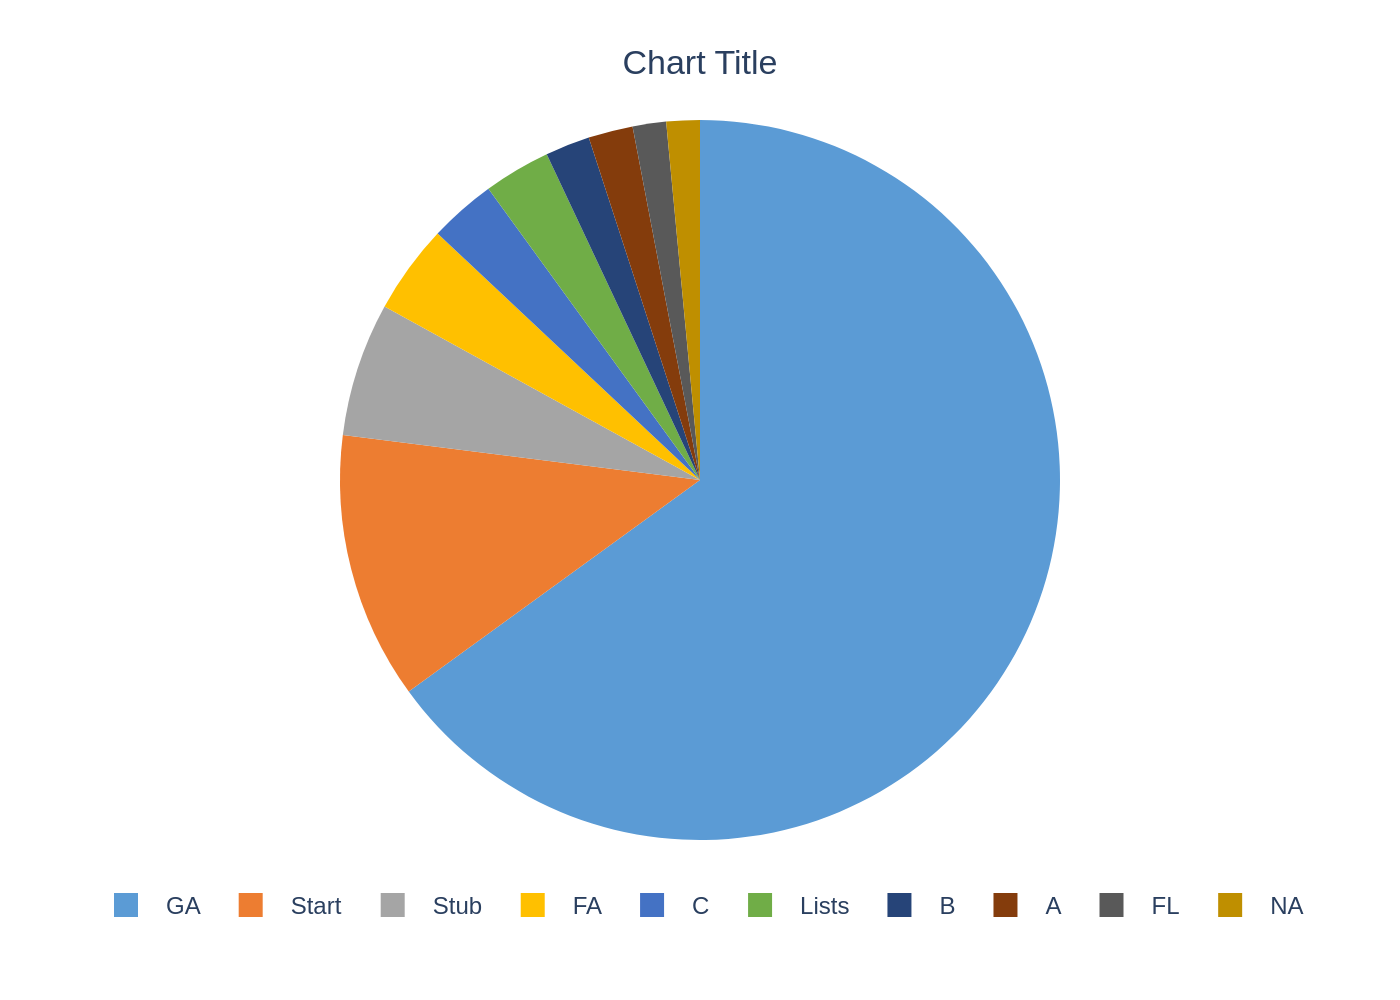

Source code (Python):
import sys
import json
import plotly.graph_objects as go
from pathlib import Path

if len(sys.argv) != 2:
    print("Usage: python <script_name>.py <json_file_path>")
    sys.exit(1)

json_path = sys.argv[1]
base_filename = Path(json_path).stem

try:
    with open(json_path, 'r', encoding='utf-8') as f:
        chart_info = json.load(f)
except FileNotFoundError:
    print(f"Error: JSON file not found at {json_path}")
    sys.exit(1)
except json.JSONDecodeError:
    print(f"Error: Could not decode JSON from {json_path}")
    sys.exit(1)

chart_data = chart_info.get('chart_data', [])
texts = chart_info.get('texts', {})
colors = chart_info.get('colors', [])

labels = [d['category'] for d in chart_data]
values = [d['value'] for d in chart_data]

fig = go.Figure()

fig.add_trace(go.Pie(
    labels=labels,
    values=values,
    marker={'colors': colors},
    sort=False,
    direction='clockwise',
    textinfo='none',
    hoverinfo='label+percent'
))

title_text = texts.get('title')
if texts.get('subtitle'):
    title_text = f"{title_text}<br><sub>{texts['subtitle']}</sub>"

fig.update_layout(
    title={
        'text': title_text,
        'y': 0.95,
        'x': 0.5,
        'xanchor': 'center',
        'yanchor': 'top'
    },
    font={
        'family': "Arial",
        'size': 12
    },
    legend={
        'orientation': 'h',
        'yanchor': 'top',
        'y': -0.05,
        'xanchor': 'center',
        'x': 0.5
    },
    margin={'t': 60, 'b': 80, 'l': 40, 'r': 40},
    paper_bgcolor='white',
    plot_bgcolor='white'
)

output_filename = f"{base_filename}.png"
fig.write_image(output_filename, scale=2)

print(f"Chart saved to {output_filename}")
